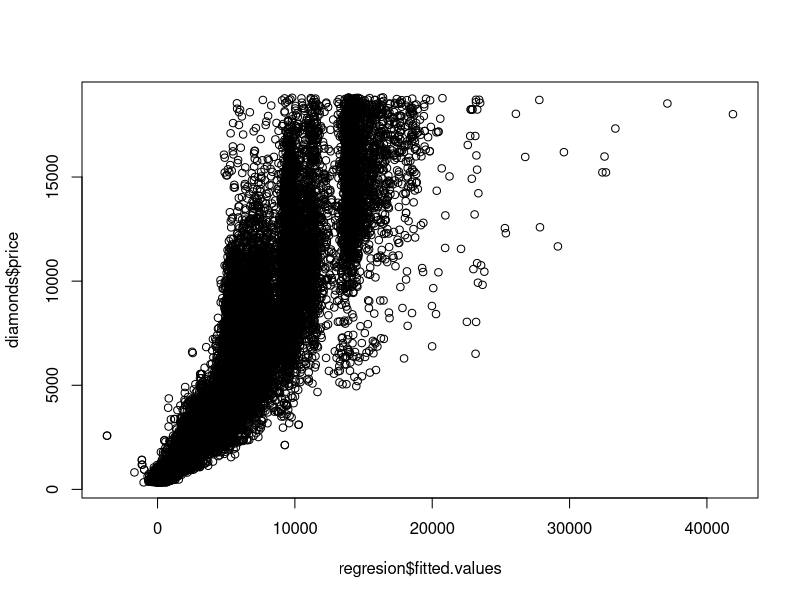
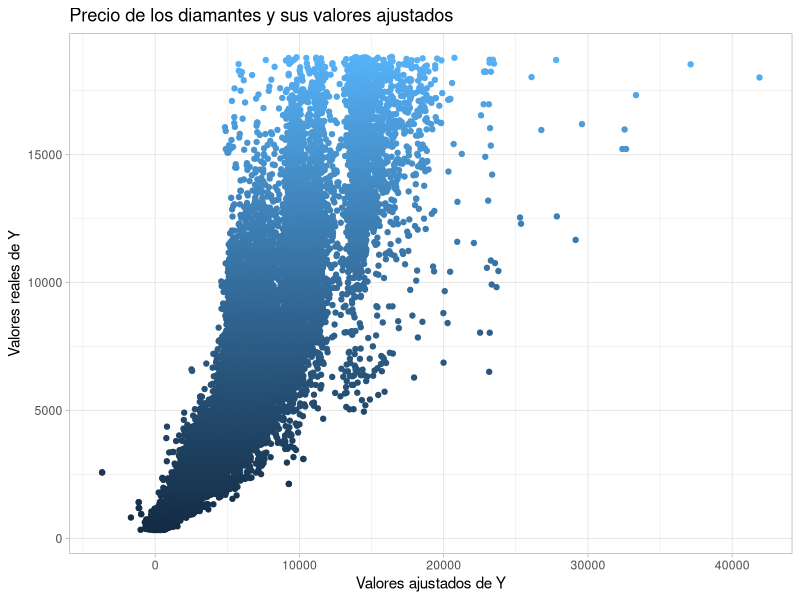
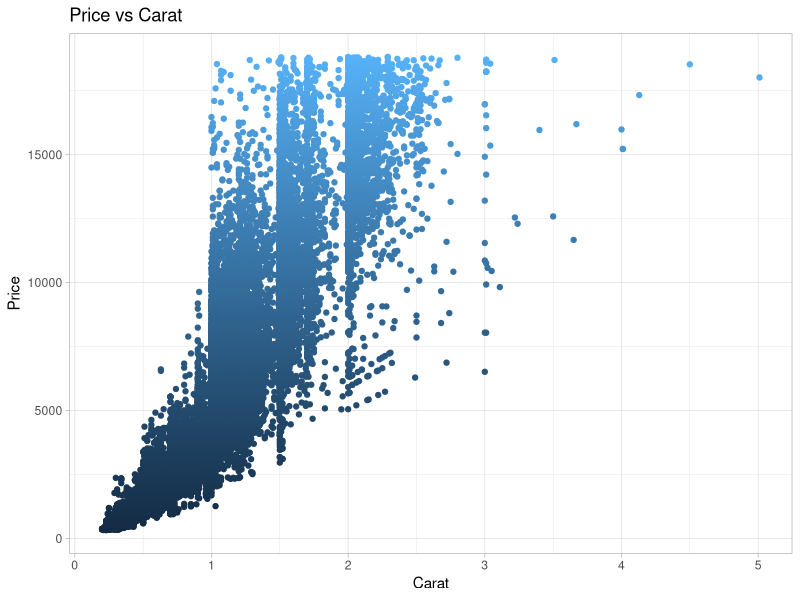
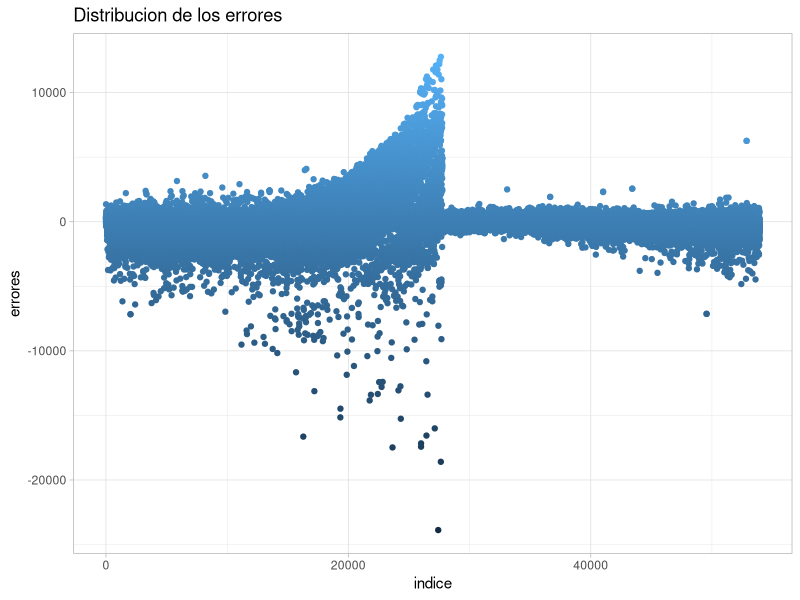

Write R code to recreate these figures, in order. (Note: this script raises an error after producing the figures.)
library(ggplot2)
library(FactoMineR)
library(RColorBrewer)


#Regresion lineal
str(diamonds)

regresion<- lm(price~carat+depth+table+x+y+z, data=diamonds)

regresion

summary(regresion)

errores = regresion$residuals

plot(regresion$fitted.values,diamonds$price)

ys <- as.data.frame(cbind(regresion$fitted.values,diamonds$price))
names(ys) <- c("fit_y","y")


ggplot(ys,aes(x=fit_y,y=y, color="red")) + geom_point(aes(colour = y)) +
  theme_light() +
  ggtitle("Precio de los diamantes y sus valores ajustados") +
  xlab ("Valores ajustados de Y") + ylab("Valores reales de Y") +
  theme(legend.position = "none")

x_y = as.data.frame(cbind(diamonds$price,diamonds$carat))
names(x_y) <- c("price","carat")

ggplot(x_y,aes(x=carat,y=price, color="red")) + geom_point(aes(colour = price)) +
  theme_light() +
  ggtitle("Price vs Carat") +
  xlab ("Carat") + ylab("Price") +
  theme(legend.position = "none")

indice <- seq(1,nrow(diamonds),1)

errores_plot <- as.data.frame(cbind(indice,errores))
names(errores_plot)

ggplot(errores_plot,aes(x=indice,y=errores)) + geom_point(aes(colour = errores)) +
  theme_light() +
  ggtitle("Distribucion de los errores") +
  theme(legend.position = "none")

#rss <- sum(residuals(regresion)^2)

### Optim
diamonds <- as.data.frame(diamonds)

min.RSS <- function(data,par){
  with(data,sum((diamonds$price - (par[1]*1 + par[2]*diamonds$carat + par[3]*diamonds$depth + 
                       par[4]*diamonds$table + par[5]*diamonds$x + par[6]*diamonds$y + 
                       par[7]*diamonds$z))^2))
}

result <- optim(par=c(1,0.79,61.7,57.4,5.7,5.7,3.5),min.RSS,data=diamonds, method = "BFGS")
print(result)

## Maxima verosimilitud

X <- as.matrix(cbind(diamonds$carat,diamonds$depth,diamonds$table,diamonds$x,diamonds$y,
                         diamonds$z))
y <- diamonds$price

theta<-c(1,0.79,61.7,57.4,5.7,5.7,3.5,1)

ols.lf<-function(theta,y,X){
  n<-nrow(X)
  k<-ncol(X)
  beta<-theta[1:k]
  sigma2<-theta[k+1]
  e<-y-X%*%beta
  logl<- -.5*n*log(2*pi)-.5*n*log(sigma2)-
    ((t(e)%*%e)/(2*sigma2))
  return(-logl)
}

p<-optim(c(1,1,1,1,1,1,1),ols.lf,method="BFGS",y=y,X=X, hessian = T)
print(p)
OI<-solve(p$hessian)
se<-sqrt(diag(OI))




K <- ncol(X)
ols.lf <- function(theta,y, X,K) {
  beta <- theta[1:K]
  sigma <- exp(theta[K+1])
  e <- (y - X%*%beta)/sigma
  logl <- sum(log(dnorm(e)/sigma))
  return(logl)
}

p<-optim(c(1,1,1,1,1,1,1,1),ols.lf,method="BFGS",y=y,X=X,K=K, hessian = T)
print(p)


##################
theta<-c(1,0.79,61.7,57.4,5.7,5.7,3.5,1)

ols.lf <- function(theta, y, X) {
  sum(dnorm(y, mean = X %*% theta[-1], sd = exp(theta[1]), log = TRUE))
}

ols.lf <- function(theta, y, X) {
  sum(dnorm((y - X %*% theta[-1])/exp(theta[1]), log = TRUE))
}

p<-optim(c(1,1,1,1,1,1,1),ols.lf,method="BFGS",y=y,X=X, hessian = T)
print(p)



#PCA
library(FactoMineR)
model <- PCA(X)

#PCA DELTA
summary(delta)

model2 <- PCA(delta[-1])
model2
